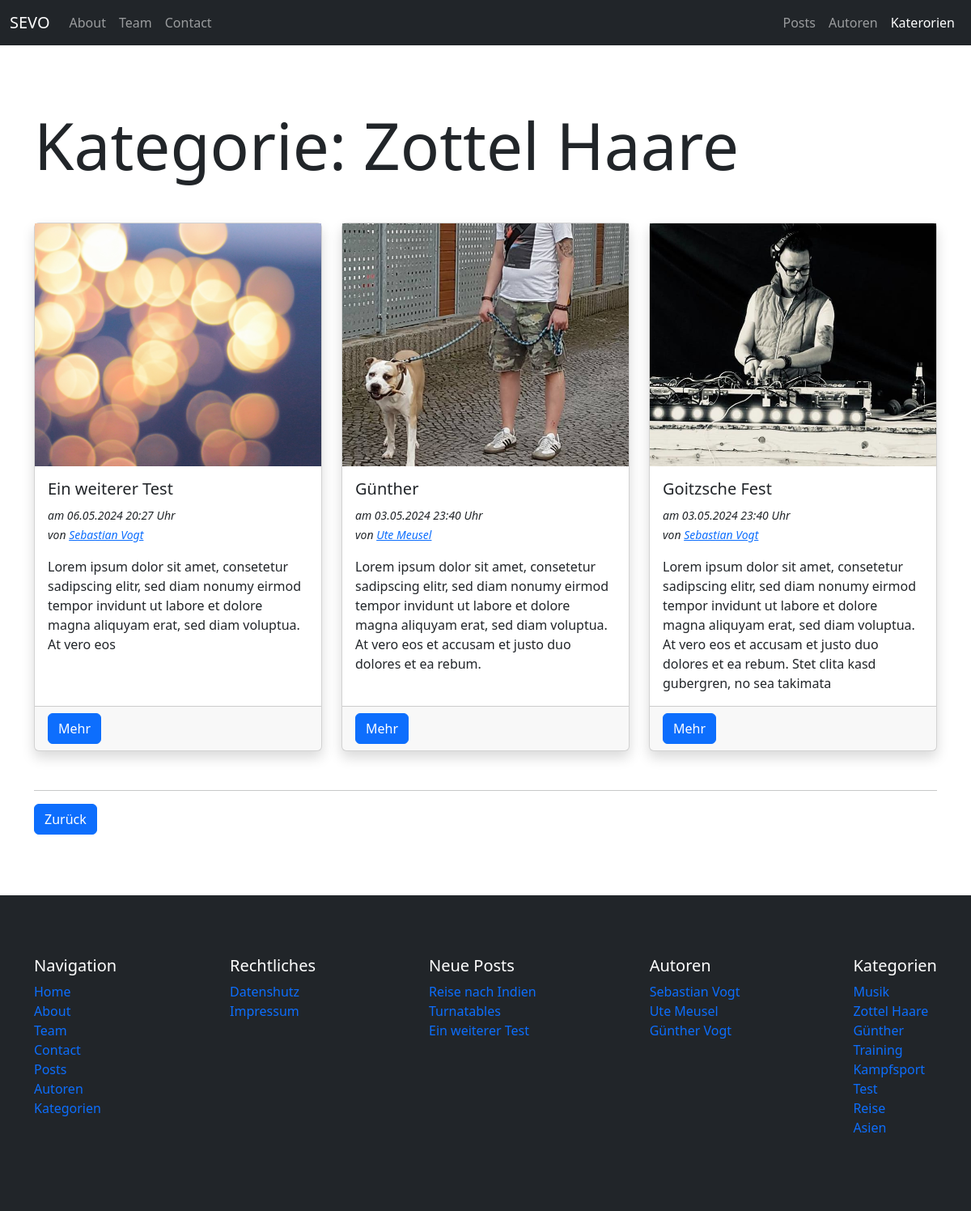
Screenshot of /blog/category/zottel-haare with the database file from the repository.
### pages/models.py (models this page shows, shortened)
class Page(models.Model):
    class Templates(models.TextChoices):
        FULL_WIDTH = "Fullwidth"
        CONTAINER = "Container"
        FULL_WIDTH_WITH_HEADER = "Fullwidth with header"
        CONTAINER_WITH_HEADER = "Container with header"
    title = models.CharField(max_length=255)
    slug = models.SlugField(unique=True, blank=True)
    index = models.IntegerField(default=1)
    content = tinymce_models.HTMLField()
    featured_image = models.ForeignKey(Image, on_delete=models.SET_NULL, null=True, blank=True)
    published = models.BooleanField(default=True)
    is_home = models.BooleanField(default=False)
    template = models.CharField(max_length=100, choices=Templates.choices, default=Templates.CONTAINER)
    created_at = models.DateTimeField(auto_now_add=True)
    updated_at = models.DateTimeField(auto_now=True)

### blog/models.py (models this page shows, shortened)
class Category(models.Model):
    name = models.CharField(max_length=100, unique=True, db_index=True)
    slug = models.SlugField(unique=True, default="")
    class Meta:
        verbose_name_plural = "Categories"

class Post(models.Model):
    author = models.ForeignKey(Author, on_delete=models.SET_NULL, null=True)
    title = models.CharField(max_length=255)
    slug = models.SlugField(unique=True)
    categories = models.ManyToManyField(Category, blank=True)
    content = tinymce_models.HTMLField()
    excerpt = models.TextField(max_length=255, blank=True)
    featured_image = models.ForeignKey(Image, on_delete=models.SET_NULL, blank=True, null=True)
    published = models.BooleanField(default=True)
    is_featured = models.BooleanField(default=False)
    allow_comments = models.BooleanField(default=False)
    created_at = models.DateTimeField(auto_now_add=True)
    updated_at = models.DateTimeField(auto_now=True)

### uploaded_media/models.py (models this page shows, shortened)
class Image(models.Model):
    title = models.CharField(max_length=100)
    alt_text = models.CharField(max_length=100)
    categories = models.ManyToManyField(Category, blank=True)
    image = models.ImageField(upload_to="uploaded_media/images")

### author/models.py (models this page shows, shortened)
class Author(models.Model):
    firstname = models.CharField(max_length=100)
    lastname = models.CharField(max_length=100)
    nickname = models.CharField(max_length=100, blank=True)
    email = models.EmailField(null=True)
    slug = models.SlugField(unique=True, default="")
    def get_fullname(self):
        return f"{self.firstname} {self.lastname}"

### blog/views.py (the view)
# urls.py: path("category/<slug:slug>", views.category_single, name="blog-category-slug"),
def category_single(request, slug):
    category = get_object_or_404(models.Category, slug=slug)
    posts = category.post_set.filter(published=True).order_by("-created_at")
    return render(request, "blog/category_single.html", {
        "title": "Post category single",
        "category": category,
        "posts": posts
    })

### utils/context_processors.py (called while the page is built)
def menus_context(request):
    menu_main = Menu.objects.get(name="Main")
    menu_meta = Menu.objects.get(name="Meta")
    pages_main = menu_main.pages.filter(published=True).order_by("index")
    pages_meta = menu_meta.pages.filter(published=True).order_by("index")
    categories = Category.objects.all()
    authors = Author.objects.all()
    latest_posts = Post.objects.filter(published=True).order_by("-created_at")[:3]
    return {
        "pages_main": pages_main,
        "pages_meta": pages_meta,
        "categories": categories,
        "authors": authors,
        "latest_posts": latest_posts
    }

### blog/templates/blog/category_single.html (shortened to what this page needs)
{% extends "base.html" %}
{% block content %}
    <div class="container section-padding">
        <div class="mb-5">
            <h1 class="display-1">Kategorie: {{ category.name|title }}</h1>
        </div>
        {% if posts %}
        <div class="row row-cols-1 row-cols-lg-3 g-4 mb-5">
            {% for post in posts %}
                <div class="col">
                    {% include "blog/partials/_posts_item.html" %}
                </div>
            {% endfor %}
        </div>
        {% else %}
            <p>Keine Posts vorhanden</p>
        {% endif %}
        <hr>
        <button class="btn btn-primary back-link">Zurück</button>
    </div>
{% endblock %}

### templates/partials/_navbar.html (shortened to what this page needs)
<nav class="navbar navbar-expand-lg bg-dark border-body" data-bs-theme="dark">
    <div class="container-fluid">
      <a class="navbar-brand" href="{% url "homepage" %}">SEVO</a>
      <div class="collapse navbar-collapse" id="navbarNav">
        <ul class="navbar-nav me-auto">
            {% for page in pages_main %}
                {% if page.is_home == False %}
                    <li class="nav-item">
                        <a class="nav-link" href="{% url "pages-page-single-slug" slug=page.slug %}">{{ page.title|title }}</a>
                    </li>
                {% endif %}
            {% endfor %}
        </ul>
        <ul class="navbar-nav d-flex">
            <li class="nav-item">
                <a class="nav-link{% if "post" in request.path %} active{% endif %}"{% if "post" in request.path %} aria-current="page"{% endif %} href="{% url "blog-posts" %}">Posts</a>
            </li>
            <li class="nav-item">
                <a class="nav-link{% if "author" in request.path %} active{% endif %}"{% if "author" in request.path %} aria-current="page"{% endif %} href="{% url "author-index" %}">Autoren</a>
            </li>
            <li class="nav-item">
                <a class="nav-link{% if "categor" in request.path %} active{% endif %}"{% if "categor" in request.path %} aria-current="page"{% endif %} href="{% url "blog-categories" %}">Katerorien</a>
            </li>
        </ul>
      </div>
    </div>
  </nav>

### blog/templates/blog/partials/_posts_item.html (shortened to what this page needs)
<div class="card h-100 shadow">
    <a class="card__image-link w-100 d-block" href="{% url "blog-post-slug" slug=post.slug %}">
      <img class="card__image w-100" src="{{ post.featured_image.image.url }}" class="card-img-top" alt="{{ post.featured_image.image.title }}">
    </a>
    <div class="card-body">
      <h5 class="card-title">{{ post.title }}</h5>
        <div class="mb-3">
          <small>
            <i>
            am
            <time>{{ post.created_at|date:"d.m.Y H:i" }} Uhr</time>
            <br>
            von
            <a href="{% url "author-single-slug" slug=post.author.slug %}">{{ post.author.get_fullname }}</a>
            </i>
          </small>
        </div>
      <p class="card-text">{{ post.excerpt}}</p>
    </div>
    <div class="card-footer">
      <a class="btn btn-primary" href="{% url "blog-post-slug" slug=post.slug %}">Mehr</a>
    </div>
  </div>

### templates/partials/_navigation_main.html
<nav>
    <ul class="list-unstyled">
        {% for page in pages_main %}
            <li><a class="text-decoration-none {% if page.title|lower in request.path or page.is_home and request.path == "/" %}active{% endif %}" href="{% url "pages-page-single-slug" slug=page.slug %}">{{ page.title }}</a></li>
        {% endfor %}
        <li><a class="text-decoration-none" href="{% url "blog-posts" %}">Posts</a></li>
        <li><a class="text-decoration-none" href="{% url "author-index" %}">Autoren</a></li>
        <li><a class="text-decoration-none" href="{% url "blog-categories" %}">Kategorien</a></li>
    </ul>
</nav>

### templates/partials/_navigation_meta.html
<nav>
    <ul class="list-unstyled">
        {% for page in pages_meta %}
            <li><a class="text-decoration-none {% if page.title|lower in request.path or page.is_home and request.path == "/" %}active{% endif %}" href="{% url "pages-page-single-slug" slug=page.slug %}">{{ page.title }}</a></li>
        {% endfor %}
    </ul>
</nav>

### templates/partials/_navigation_latest_posts.html
<nav>
    {% if latest_posts %}
        <ul class="list-unstyled">
            {% for post in latest_posts %}
                <li><a class="text-decoration-none {% if post.slug|lower in request.path %}active{% endif %}" href="{% url "blog-post-slug" slug=post.slug %}">{{ post.title }}</a></li>
            {% endfor %}
        </ul>
    {% else %}
        <p>Keine Posts vorhanden</p>
    {% endif %}
</nav>

### templates/partials/_navigation_authors.html
<nav>
    {% if authors %}
        <ul class="list-unstyled">
            {% for author in authors %}
                <li><a class="text-decoration-none {% if author.name|lower in request.path %}active{% endif %}" href="{% url "author-single-slug" slug=author.slug %}">{{ author.get_fullname }}</a></li>
            {% endfor %}
        </ul>
    {% else %}
        <p>Keine Autoren vorhanden</p>
    {% endif %}
</nav>

### templates/partials/_navigation_categories.html
<nav>
    {% if categories %}
        <ul class="list-unstyled">
            {% for category in categories %}
                <li><a class="text-decoration-none {% if category.name|lower in request.path %}active{% endif %}" href="{% url "blog-category-slug" slug=category.slug %}">{{ category.name }}</a></li>
            {% endfor %}
        </ul>
    {% else %}
        <p>Keine Kategorien vorhanden</p>
    {% endif %}
</nav>

### static/css/style.css (style rules this page uses)
.section-padding { padding-top: 75px; padding-bottom: 75px; }
.card__image-link { overflow: hidden; }
.card__image { object-fit: cover; height: 300px; transform: scale(1.2); filter: brightness(100%); transition: all .3s ease; }

### rows the page displays
Page: title "About"
Page: title "Team"
Page: title "Contact"
Category: name "Zottel Haare"
Post: featured_image.image (picture), title "Ein weiterer Test", created_at "06.05.2024 20:27", author.get_fullname "Sebastian Vogt", excerpt "Lorem ipsum dolor sit amet, consetetur sadipscing elitr, sed diam nonumy eirmod tempor invidunt ut labore et dolore magna aliquyam erat, sed diam voluptua. At vero eos"
Post: featured_image.image (picture), title "Günther", created_at "03.05.2024 23:40", author.get_fullname "Ute Meusel", excerpt "Lorem ipsum dolor sit amet, consetetur sadipscing elitr, sed diam nonumy eirmod tempor invidunt ut labore et dolore magna aliquyam erat, sed diam voluptua. At vero eos et accusam et justo duo dolores et ea rebum."
Post: featured_image.image (picture), title "Goitzsche Fest", created_at "03.05.2024 23:40", author.get_fullname "Sebastian Vogt", excerpt "Lorem ipsum dolor sit amet, consetetur sadipscing elitr, sed diam nonumy eirmod tempor invidunt ut labore et dolore magna aliquyam erat, sed diam voluptua. At vero eos et accusam et justo duo dolores et ea rebum. Stet clita kasd gubergren, no sea takimata"
Page: title "Home"
Page: title "Datenshutz"
Page: title "Impressum"
Post: title "Reise nach Indien"
Post: title "Turnatables"
Author: get_fullname "Sebastian Vogt"
Author: get_fullname "Ute Meusel"
Author: get_fullname "Günther Vogt"
Category: name "Musik"
Category: name "Günther"
Category: name "Training"
Category: name "Kampfsport"
Category: name "Test"
Category: name "Reise"
Category: name "Asien"
